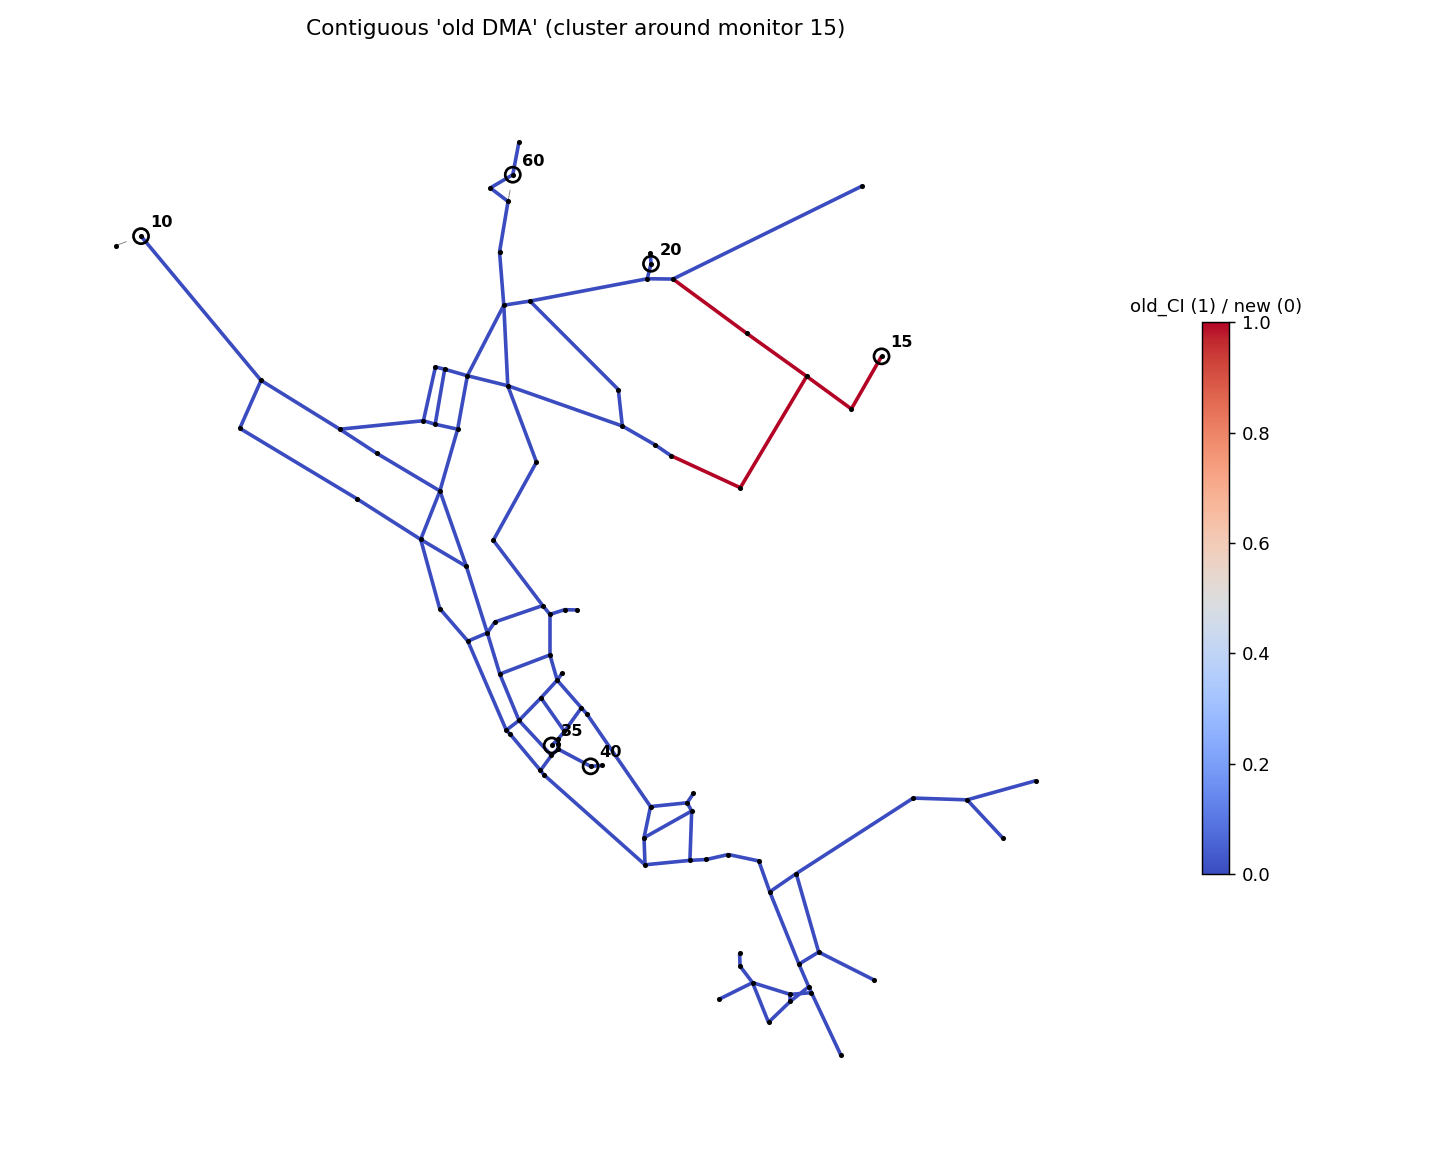

This figure's Python source:
import os, numpy as np, pandas as pd, matplotlib
matplotlib.use("Agg")
import matplotlib.pyplot as plt
import networkx as nx
import wntr

SECONDS_PER_DAY = 24 * 3600
p2s = lambda v: v / SECONDS_PER_DAY
INP = os.path.join(os.path.dirname(wntr.__file__), "library", "networks", "Net3.inp")
MON = ["10", "15", "20", "35", "40", "60"]
KB_FIXED = -0.5
KW_OLD, KW_NEW = -1.0, -0.05      # stronger contrast

# --- contiguous "old DMA": all pipes within N hops of a seed node ---
def old_pipes_cluster(inp_file=INP, seed="15", n_hops=4):
    wn = wntr.network.WaterNetworkModel(inp_file)
    G = wn.get_graph().to_undirected()
    near = set(nx.single_source_shortest_path_length(G, seed, cutoff=n_hops).keys())
    old = set()
    for p in wn.pipe_name_list:
        lk = wn.get_link(p)
        if lk.start_node_name in near and lk.end_node_name in near:
            old.add(p)
    return old

OLD = old_pipes_cluster(seed="15", n_hops=4)

def sim(material_old):
    wn = wntr.network.WaterNetworkModel(INP)
    wn.options.time.duration = 72 * 3600
    wn.options.time.hydraulic_timestep = 3600
    wn.options.time.report_timestep = 3600
    wn.options.time.quality_timestep = 300
    wn.options.quality.parameter = "CHEMICAL"; wn.options.quality.inpfile_units = "mg/L"
    wn.options.reaction.bulk_order = 1; wn.options.reaction.wall_order = 1
    wn.options.reaction.bulk_coeff = p2s(KB_FIXED); wn.options.reaction.wall_coeff = p2s(0.0)
    for r in wn.reservoir_name_list: wn.get_node(r).initial_quality = 1.0
    for p in wn.pipe_name_list:
        wn.get_link(p).wall_coeff = p2s(KW_OLD if (material_old and p in OLD) else KW_NEW)
    res = wntr.sim.EpanetSimulator(wn).run_sim()
    q = res.node["quality"][MON]; q.index = q.index/3600.0
    return q.iloc[-24:].mean()

c_new = sim(False)   # all new
c_dma = sim(True)    # contiguous old DMA
print("old pipes in cluster: %d of 117 (%.0f%%)" % (len(OLD), 100*len(OLD)/117))
print(pd.DataFrame({"all new": c_new.round(3), "old DMA": c_dma.round(3),
                    "drop": (c_new - c_dma).round(3)}))
print("max drop: %.3f mg/L" % (c_new - c_dma).abs().max())

# --- map: which pipes are 'old' (the contiguous DMA) ---
wn = wntr.network.WaterNetworkModel(INP)
link_old = {p: (1.0 if p in OLD else 0.0) for p in wn.pipe_name_list}
fig, ax = plt.subplots(figsize=(11, 9))
wntr.graphics.plot_network(wn, link_attribute=link_old, link_width=2.0,
                           link_cmap=plt.cm.coolwarm, link_colorbar_label="old_CI (1) / new (0)",
                           node_size=8, title="Contiguous 'old DMA' (cluster around monitor 15)",
                           ax=ax, show_plot=False)
for n in MON:
    x, y = wn.get_node(n).coordinates
    ax.scatter([x], [y], s=70, facecolors="none", edgecolors="black", linewidths=1.5, zorder=6)
    ax.annotate(n, (x, y), xytext=(5, 5), textcoords="offset points", fontsize=9, fontweight="bold")
plt.tight_layout()
out = os.path.join(os.path.dirname(__file__), "_region.png")
plt.savefig(out, dpi=130); print("saved", out)
